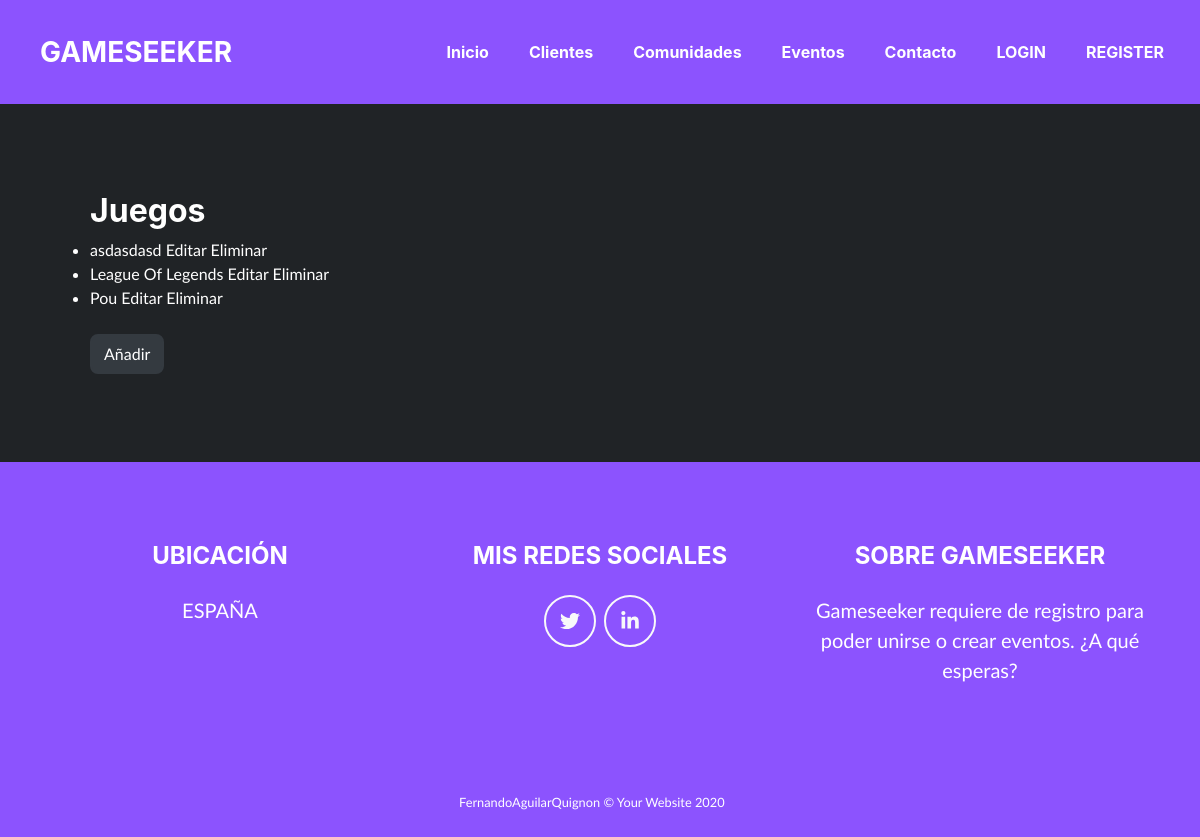
Page /juegos/ on the committed database.
### gameseek_app/models.py (models this page shows, shortened)
class Game(models.Model):
    name = models.CharField(max_length = 100, unique=True, null=False, blank=False)
    description = models.CharField(max_length = 1000)
    category = models.CharField(max_length = 100, null=False, blank=False)

### gameseek_app/views.py (the view)
# urls.py: path('juegos/', GameListView.as_view(), name="games-list"),
class GameListView(ListView):
    model = Game

### gameseek_app/templates/gameseek_app/game_list.html (shortened to what this page needs)
{% extends "base.html" %}
{% block content %}
<section class="page-section portfolio" id="portfolio">
    <ul>
    <h2>Juegos</h2>
    {% for game in object_list %}
        <li><a href={% url 'gmsk:games-detail' game.id %}>{{ game.name }} </a><a href={% url 'gmsk:games-update' game.id %}>Editar  </a><a href={% url 'gmsk:games-delete' game.id %}>Eliminar</a></li>
    {% endfor %}
    <br>
    <button type="button" class="btn btn-dark" onclick="window.location.href='/juegos/add/'">Añadir</button>
</ul>
</section>
{% endblock %}

### rows in the picture
Game: name "asdasdasd"
Game: name "League Of Legends"
Game: name "Pou"
